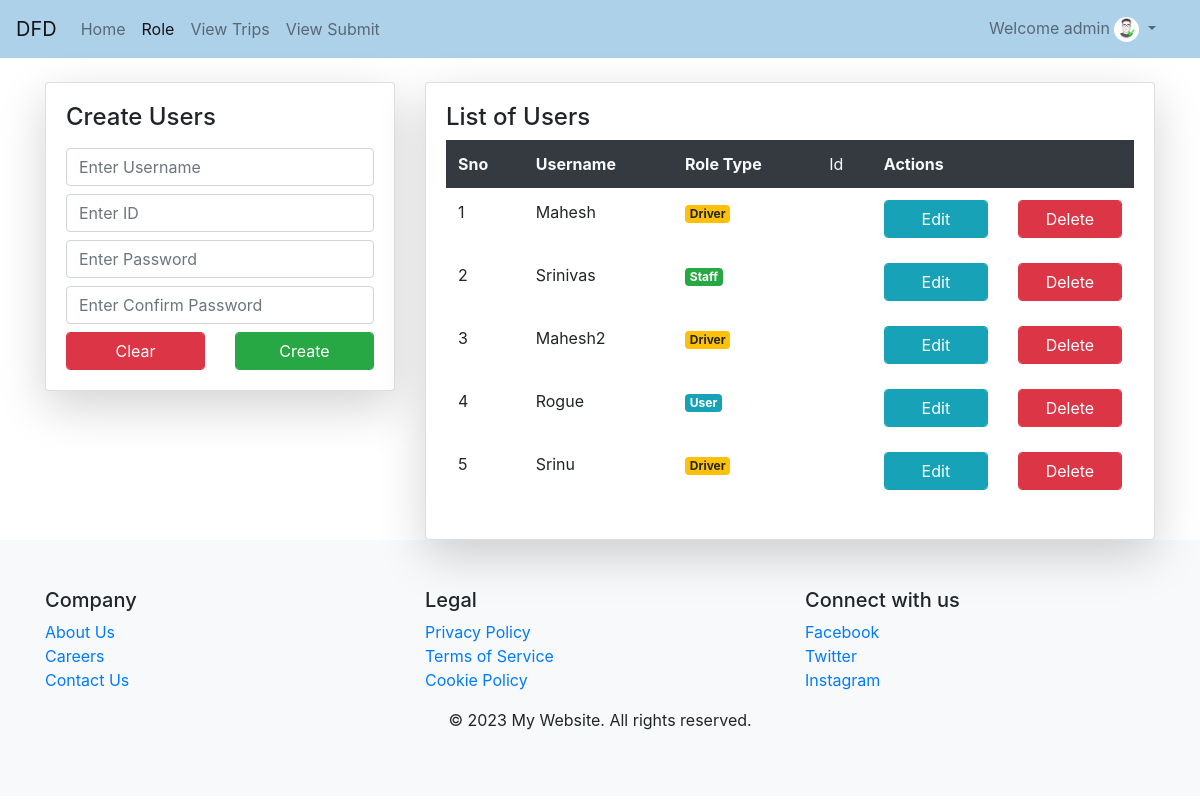
The page /adduser/ (signed in) on the database its author committed.
### Face_Recognition/models.py (models this page shows)
class User(AbstractUser):
	rt = [
		(0,'User'),
		(1,'Driver'),
		(2,'Staff'),
		(3,'admin'),
	]
	License = models.CharField(max_length=20)
	role_type = models.IntegerField(default=0)
	upfe = models.ImageField(upload_to='Profiles/',default='sample.png')

### Face_Recognition/views.py (the view)
# urls.py: path('adduser/',views.adduser,name="adduser"),
@login_required
def adduser(request):
	g = User.objects.filter(is_superuser=0)
	if request.method == "POST":
		m = UserForm(request.POST)
		if m.is_valid():
			m.save()
			return redirect('/adduser')
	m = UserForm()
	return render(request,'adlist.html',{'k':m,'p':g})

### Face_Recognition/forms.py
class UserForm(UserCreationForm):
	password1 = forms.CharField(widget=forms.PasswordInput(attrs={"class":"form-control my-2","placeholder":"Enter Password"}))
	password2 = forms.CharField(widget=forms.PasswordInput(attrs={"class":"form-control my-2","placeholder":"Enter Confirm Password"}))
	class Meta:
		model = User
		fields = ["username","License"]
		widgets = {
		"username":forms.TextInput(attrs={
			"class":"form-control my-2",
			"placeholder":"Enter Username",
			}),
		"License":forms.TextInput(attrs={
			"class":"form-control my-2",
			"placeholder":"Enter ID",
			}),
		}

### templates/adlist.html (shortened to what this page needs)
{% extends 'base.html' %}
{% block content %}
<div class="row">
	<div class="col-md-4">
		<div class="card card-body shadow-lg">
			<h4>Create Users</h4>
			<form method="post">
				{% for i in k %}
					{{i}}
				{% endfor %}
				<div class="row">
					<div class="col">
						<input type="reset" value="Clear" class="btn btn-danger form-control">
					</div>
					<div class="col">
						<input type="submit" value="Create" class="form-control btn btn-success">
					</div>
				</div>
			</form>
		</div>
	</div>
	<div class="col">
		<div class="card card-body shadow-lg">
			<h4>List of Users</h4>
			<table class="table table-borderless">
				<tr class="bg-dark text-light">
					<th>Sno</th>
					<th>Username</th>
					<th>Role Type</th>
					<td>Id</td>
					<th>Actions</th>
				</tr>
				{% for j in p %}
					<tr>
						<td>{{forloop.counter}}</td>
						<td>{{j.username}}</td>
						<td>
							{% if j.role_type == 0 %}
								<p class="badge badge-info">User</p>
							{% elif j.role_type == 1 %}
								<p class="badge badge-warning">Driver</p>
							{% else %}
								<p class="badge badge-success">Staff</p>
							{% endif %}
						</td>
						<td>{{j.eid}}</td>
						<td>
							<div class="row">
								<div class="col">
									<a href="{% url 'aduserupdate' j.id %}" class="btn btn-info form-control">Edit</a>
								</div>
								<div class="col">
									<a href="" class="btn btn-danger form-control">Delete</a>
								</div>
							</div>
						</td>
					</tr>
				{% endfor %}
			</table>
		</div>
	</div>
</div>
{% endblock %}

### templates/navbar.html (shortened to what this page needs)
<nav class="navbar navbar-expand-lg navbar-light" style="background-color: #aed1ea;">
    <a class="navbar-brand" href="{% url 'hm' %}">DFD</a>
    <div class="collapse navbar-collapse" id="collapsibleNavbar">
        <ul class="navbar-nav">
            {% if not user.is_authenticated %}
                <li class="nav-item">
                    <a class="nav-link {% if request.path == '/' %}active{% endif %}" href="{% url 'hm' %}">Home</a>
                </li>
                <li class="nav-item">
                    <a class="nav-link {% if request.path == '/about/' %}active{% endif %}" href="{% url 'about' %}">About</a>
                </li>
                <li class="nav-item">
                    <a class="nav-link {% if request.path == '/contact/' %}active{% endif %}" href="{% url 'contact' %}">Contact</a>
                </li>
                <li class="nav-item">
                    <a class="nav-link {% if request.path == '/register/' %}active{% endif %}" href="{% url 'register' %}">Register</a>
                </li>
                {% else %}
                    <li class="nav-item">
                        <a class="nav-link {% if request.path == '/' %}active{% endif %}" href="{% url 'hm' %}">Home</a>
                    </li>
                {% if request.user.is_superuser %}
                    <li class="nav-item">
                        <a class="nav-link {% if request.path == '/adduser/' %}active{% endif %}" href="{% url 'adduser' %}">Role</a>
                    </li>
                    <li class="nav-item">
                            <a class="nav-link {% if request.path == '/viewtrips/' %}active{% endif %}" href="{% url 'view_trips' %}">View Trips</a>
                    </li>
                    <li class="nav-item">
                            <a class="nav-link {% if request.path == '/completed/' %}active{% endif %}" href="{% url 'completed' %}">View Submit</a>
                    </li>
                {% endif %}
            {% endif %}
        </ul>
        <ul class="navbar-nav ml-auto" style="margin-right: 20px">
            {% if user.is_authenticated %}
                <div class="dropdown">
                    <a class="nav-link dropdown-toggle" data-toggle="dropdown">Welcome {{request.user.username}}
                        <img src="{{request.user.upfe.url}}" class="rounded-circle" height="25px" width="25px">
                    </a>
                </div>
            {% else %}
                <li class="nav-item">
                    <a class="nav-link {% if request.path == '/lgo/' %}active{% endif %}" href="{% url 'login' %}">Login</a>
                </li>
            {% endif %}
          </ul>
    </div>
</nav>

### rows shown on the page
User: user.username "admin", user.upfe (picture)
User: username "Mahesh", role_type "Driver"
User: username "Srinivas", role_type "Staff"
User: username "Mahesh2", role_type "Driver"
User: username "Rogue", role_type "User"
User: username "Srinu", role_type "Driver"
